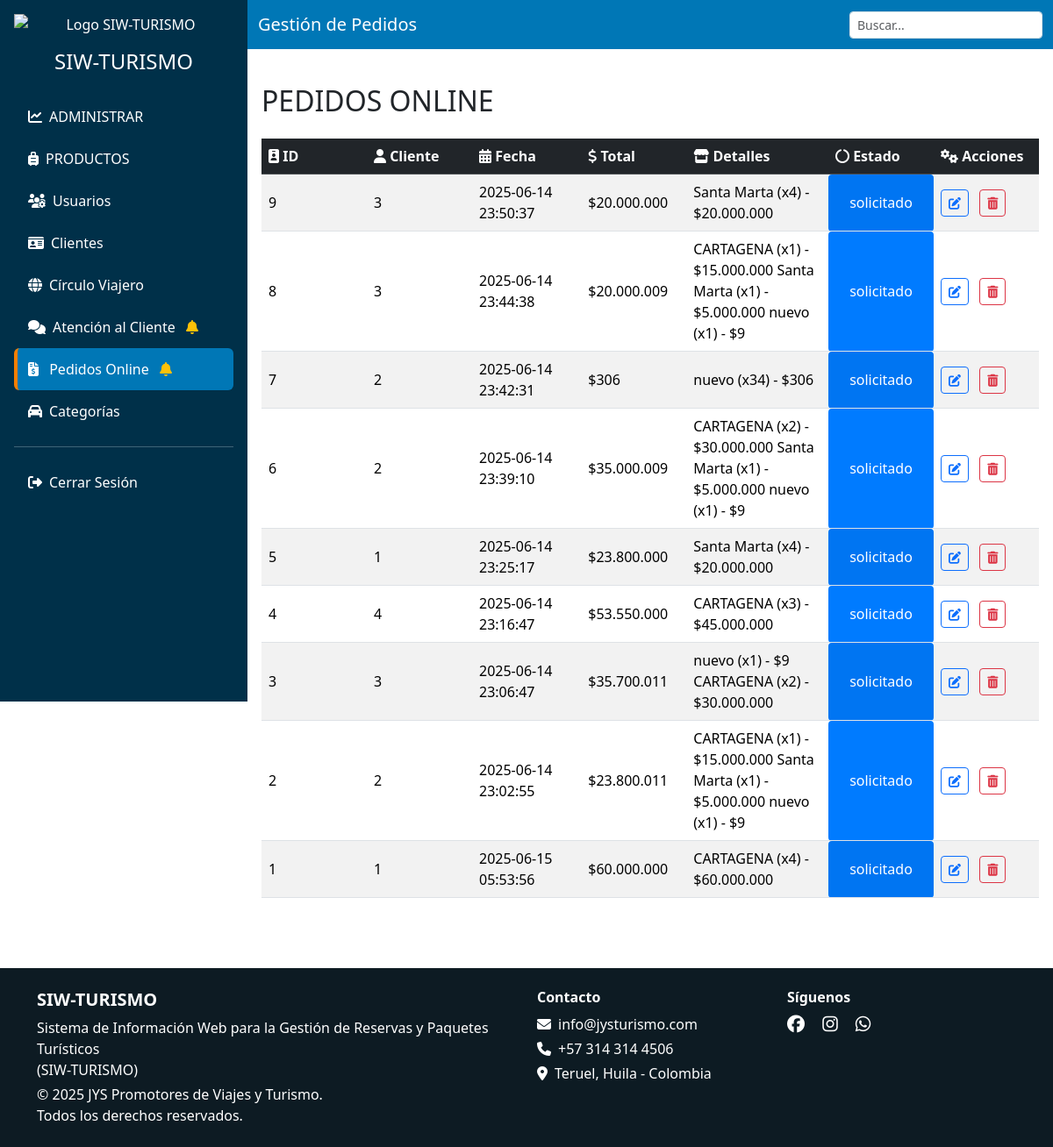
Before: /vista/admin/pedidos.php (signed in) with the older database file.
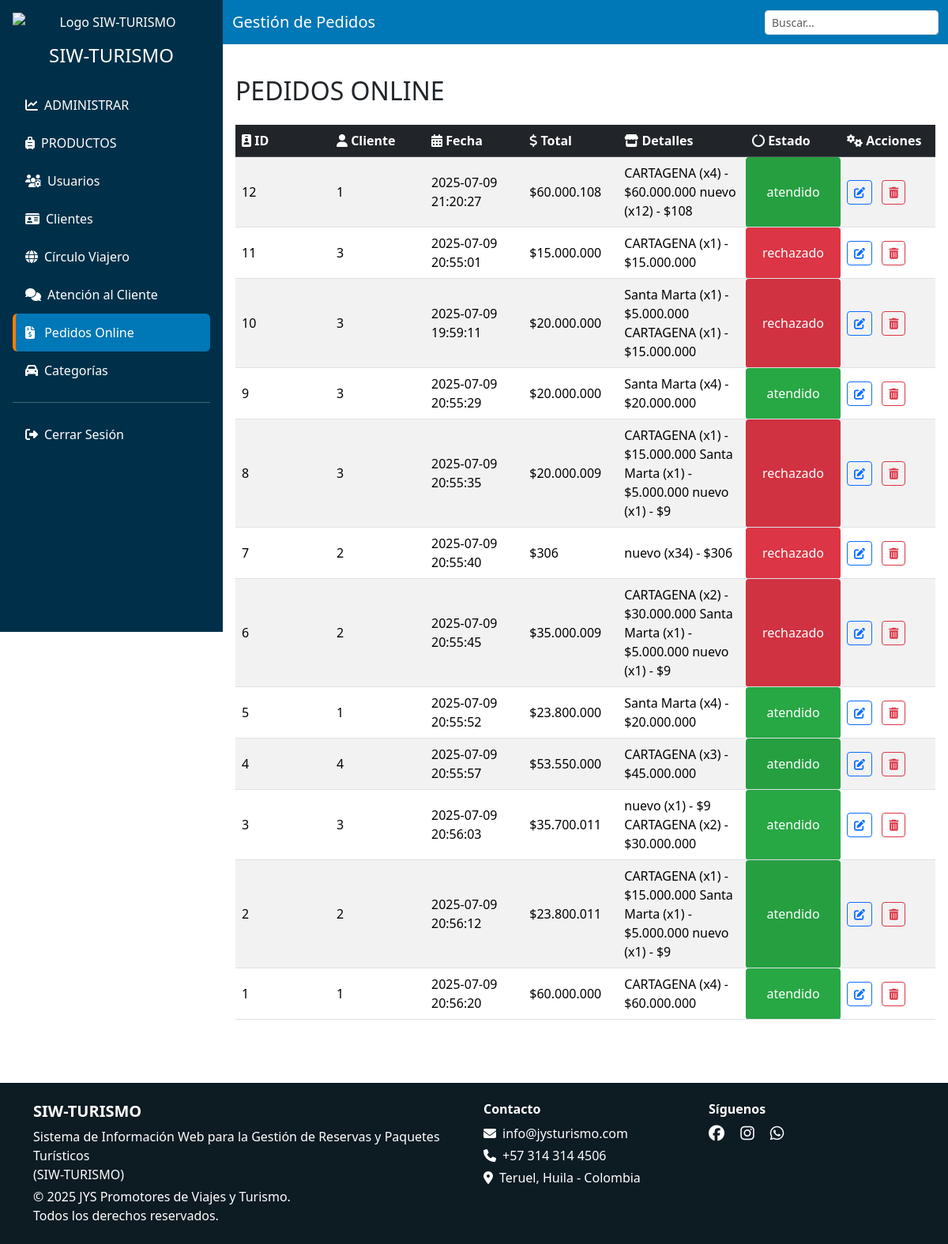
After: the same page with the newer database file.
### tables this page shows
CREATE TABLE `ventas` (
  `id` int(11) NOT NULL,
  `fecha` timestamp NOT NULL DEFAULT current_timestamp() ON UPDATE current_timestamp(),
  `total` int(11) NOT NULL,
  `id_cliente` int(11) NOT NULL,
  `estado` enum('solicitado','atendido','rechazado') DEFAULT NULL,
  `detalles` text DEFAULT NULL
);

### modelo/obtenerEstados.php (called while the page is built, shortened)
<?php
 function hayPedidos($conn) {
        $sql = "SELECT 1 FROM ventas WHERE estado = ? LIMIT 1";
        $stmt = $conn->prepare($sql);
        if ($stmt) {
            $estado = "solicitado";
            $stmt->bind_param("s", $estado);
            $stmt->execute();
            $stmt->store_result();
            $hay = ($stmt->num_rows > 0);
            return $hay;
        }
        return false;
    }
    function hayAtenciones($conn) {
        $sql = "SELECT 1 FROM atencion_clientes WHERE estado = ? LIMIT 1";
        $stmt = $conn->prepare($sql);
        if ($stmt) {
            $estado = "PE";
            $stmt->bind_param("s", $estado);
            $stmt->execute();
            $stmt->store_result();
            $hay = ($stmt->num_rows > 0);
            return $hay;
        }
        return false;
    }
?>

### modelo/pedidos_m.php (called while the page is built, shortened)
<?php
    function obtenerPedidos($conn) {
        $pedidos = [];
        $sql = "SELECT id, fecha, total, id_cliente, estado, detalles FROM ventas ORDER BY id DESC";
        $resultado = $conn->query($sql);
        if ($resultado && $resultado->num_rows > 0) {
            while ($fila = $resultado->fetch_assoc()) {
                $pedidos[] = $fila;
            }
        }
        return $pedidos;
    }
?>

### vista/admin/pedidos.php (the view, shortened to what this page needs)
<?php
    include('header.php');
?>
<body>
  <?php
        include '../../conexion.php';
        include '../../modelo/pedidos_m.php';
        $pedidos = obtenerPedidos($conn);
  ?>
  <div class="d-flex flex-column flex-lg-row">
    <?php include ('sidebar.php'); ?>
    <div class="flex-grow-1">
      <nav class="navbar navbar-dark">
        <div class="container-fluid">
          <span class="navbar-brand">Gestión de Pedidos</span>
           <div class="dataTables_filter">
              <input type="search" id="buscar" class="form-control form-control-sm" placeholder="Buscar...">
            </div>
        </div>
      </nav>
      <div class="main-content">
        <div class="d-flex justify-content-between align-items-center mb-4">
          <h2 class="mb-0 mt-4">PEDIDOS ONLINE</h2>
        </div>
        <div class="table-responsive">
          <table class="table table-striped table-hover align-middle">
            <thead class="table-dark">
              <tr>
              <th><i class="fas fa-id-badge"></i> ID</th>
              <th><i class="fas fa-user"></i> Cliente</th>
              <th><i class="fas fa-calendar-alt"></i> Fecha</th>
              <th><i class="fas fa-dollar-sign"></i> Total</th>
              <th><i class="fas fa-store"></i> Detalles</th>
              <th><i class="fas fa-circle-notch"></i> Estado</th>
                <th><i class="fas fa-cogs"></i> Acciones</th>
              </tr>
            </thead>
            <tbody>
              <?php foreach ($pedidos as $pedido): ?>
                <tr>
                  <td><?= $pedido['id'] ?></td>
                  <td><?= $pedido['id_cliente'] ?></td>
                  <td><?= $pedido['fecha'] ?></td>
                  <td>$<?= number_format($pedido['total'], 0, ',', '.') ?></td>
                  <td><?= htmlspecialchars($pedido['detalles']) ?></td>
                 <?php
                    $colores = [
                        'atendido'   => '#28a745',
                        'rechazado'  => '#dc3545',
                        'solicitado' => '#007bff'
                    ];
                    $estado = strtolower($pedido['estado']);
                    $color = isset($colores[$estado]) ? $colores[$estado] : '#6c757d';
                  ?>
                  <td style="background-color:<?= $color ?>;color:#fff;padding:5px;border-radius:4px;text-align:center;">
                      <?= htmlspecialchars($pedido['estado']) ?>
                  </td>
                  <td>
                    <button class="btn btn-sm btn-outline-primary me-2" data-bs-toggle="modal"
                        data-bs-target="#modalEditar<?= $pedido['id'] ?>">
                        <i class="fas fa-edit"></i>
                    </button>
                    <button class="btn btn-sm btn-outline-danger"
                        onclick="eliminar(event, <?= $pedido['id'] ?>)"><i class="fas fa-trash-alt"></i>
                    </button>
                    </td>
                </tr>
              <?php endforeach; ?>
            </tbody>
          </table>
        </div>
      </div>
    </div>
  </div>
  <?php include ('footer.php'); ?>
</body>
</html>

### vista/admin/header.php (shortened to what this page needs)
<!DOCTYPE html>
<html lang="es">
<head>
    <link rel="stylesheet" href="../../libs/bootstrap-5.3.3-dist/css/bootstrap.min.css">
    <link rel="stylesheet" href="../../libs/fontawesome-free-6.7.2-web/css/all.min.css">
    <link rel="stylesheet" href="css/style_index.css">
</head>

### vista/admin/sidebar.php (shortened to what this page needs)
<?php
include '../../conexion.php';
include '../../modelo/obtenerEstados.php';
$CampanaPedidos = hayPedidos($conn);
$CampanaAtencion = hayAtenciones($conn);
?>
<!DOCTYPE html>
<html lang="es">
<head>
    <link
      href="../../libs/bootstrap-5.3.3-dist/css/bootstrap.min.css"
      rel="stylesheet"
    />
</head>
<body>
    <div class="sidebar p-3 text-center d-flex flex-column flex-shrink-0 text-white overflow-auto vh-100">
        <nav style="min-width: 250px;">
            <img src="../../IMAGENES/Logotipo_sinsombrapng_Mesa de trabajo 1-02.png" alt="Logo SIW-TURISMO"
                class="img-fluid mb-3 mx-auto d-block" style="max-height: 80px;" />
            <h4 class="mb-4">SIW-TURISMO</h4>
            <ul class="nav nav-pills flex-column text-start">
                <li class="nav-item">
                    <a href="http://localhost/SIW-TURISMO/vista/admin/vista_general.php" class="nav-link i-vista_general text-white">
                        <i class="fas fa-chart-line me-2"></i>ADMINISTRAR
                    </a>
                </li>
                <li class="nav-item">
                    <a href="http://localhost/SIW-TURISMO/vista/admin/productos.php" class="nav-link i-productos text-white">
                        <i class="fas fa-suitcase-rolling me-2"></i>PRODUCTOS
                    </a>
                </li>
                <li class="nav-item">
                    <a href="http://localhost/SIW-TURISMO/vista/admin/usuarios.php" class="nav-link i-usuarios text-white">
                        <i class="fas fa-users-cog me-2"></i>Usuarios
                    </a>
                </li>
                <li class="nav-item">
                    <a href="http://localhost/SIW-TURISMO/vista/admin/clientes.php" class="nav-link i-clientes text-white">
                        <i class="fas fa-id-card me-2"></i>Clientes
                    </a>
                </li>
                <li class="nav-item">
                    <a href="http://localhost/SIW-TURISMO/vista/admin/circulo_viajero.php" class="nav-link i-circulo_viajero text-white">
                        <i class="fas fa-globe me-2"></i>Círculo Viajero
                    </a>
                </li>
                <li class="nav-item">
                    <a href="http://localhost/SIW-TURISMO/vista/admin/atencion_cliente.php" class="nav-link i-atencion_cliente text-white">
                        <i class="fas fa-comments me-2"></i>Atención al Cliente
                        <?php if ($CampanaAtencion): ?>
                            <i class="fas fa-bell text-warning ms-2"></i>
                        <?php endif; ?>
                    </a>
                </li>
               <li class="nav-item">
                    <a href="http://localhost/SIW-TURISMO/vista/admin/pedidos.php" class="nav-link i-pedidos text-white">
                        <i class="fas fa-file-invoice-dollar me-2"></i>
                        Pedidos Online
                        <?php if ($CampanaPedidos): ?>
                            <i class="fas fa-bell text-warning ms-2"></i>
                        <?php endif; ?>
                    </a>
                </li>
                <li class="nav-item">
                    <a href="http://localhost/SIW-TURISMO/vista/admin/categorias.php" class="nav-link i-categorias text-white">
                        <i class="fas fa-car me-2"></i>Categorías
                    </a>
                </li>
                <hr />
                <li class="nav-item">
                    <a href="../../controlador/usuarios_c.php?accion=salir" class="nav-link i10 text-white" onclick="salir();">
                        <i class="fas fa-sign-out-alt me-2"></i>Cerrar Sesión
                    </a>
                </li>
            </ul>
        </nav>
    </div>
</body>
</html>

### vista/admin/footer.php (shortened to what this page needs)
<!DOCTYPE html>
<html lang="es">
<head>
    <link rel="stylesheet" href="../../libs/bootstrap-5.3.3-dist/css/bootstrap.min.css">
    <link rel="stylesheet" href="../../libs/bootstrap-icons-1.11.3/a/bootstrap-icons.css">
    <link rel="stylesheet" href="../../libs/fontawesome-free-6.7.2-web/css/all.min.css">
</head>
<body>
    <footer class="text-white mt-5" style="background-color: rgb(13, 27, 35);">
        <div class="container py-4">
            <div class="row">
                <div class="col-12 col-md-6 mb-4 mb-md-0 text-center text-md-start">
                    <h5 class="fw-bold">SIW-TURISMO</h5>
                    <p class="mb-1">Sistema de Información Web para la Gestión de Reservas y Paquetes Turísticos <br> (SIW-TURISMO)</p>
                    <p class="mb-0">&copy; <span id="year"></span> JYS Promotores de Viajes y Turismo. <br> Todos los derechos reservados.</p>
                </div>
                <div class="col-12 col-md-3 mb-4 mb-md-0 text-center text-md-start">
                    <h6 class="fw-bold">Contacto</h6>
                    <p class="mb-1"><i class="fas fa-envelope me-2"></i>info@jysturismo.com</p>
                    <p class="mb-1"><i class="fas fa-phone me-2"></i>+57 314 314 4506</p>
                    <p class="mb-0"><i class="fas fa-map-marker-alt me-2"></i>Teruel, Huila - Colombia</p>
                </div>
                <div class="col-12 col-md-3 text-center text-md-start">
                    <h6 class="fw-bold">Síguenos</h6>
                    <a href="https://www.facebook.com/share/1aEM7MnAdN/" class="text-white me-3" target="_blank" rel="noopener noreferrer">
                        <i class="fab fa-facebook fa-lg"></i>
                    </a>
                    <a href="#" class="text-white me-3">
                        <i class="fab fa-instagram fa-lg"></i>
                    </a>
                    <a href="https://wa.me/573143144506" class="text-white" target="_blank" rel="noopener noreferrer">
                        <i class="fab fa-whatsapp fa-lg"></i>
                    </a>
                </div>
            </div>
        </div>
    </footer>
</body>
</html>

### vista/admin/pedidos.php (style rules this page uses)
.table-responsive { overflow-x: auto; max-width: 100%; }
.main-content { padding: 1rem; }
th, td { overflow-wrap: break-word; min-width: 120px; text-align: left; vertical-align: middle; }

Changed rows visible on the page:
added ventas: id "12", id_cliente "1", fecha "2025-07-09 21:20:27", total "60.000.108", detalles "CARTAGENA (x4) - $60.000.000 nuevo (x12) - $108", estado "atendido"
added ventas: id "11", id_cliente "3", fecha "2025-07-09 20:55:01", total "15.000.000", detalles "CARTAGENA (x1) - $15.000.000", estado "rechazado"
added ventas: id "10", id_cliente "3", fecha "2025-07-09 19:59:11", total "20.000.000", detalles "Santa Marta (x1) - $5.000.000 CARTAGENA (x1) - $15.000.000", estado "rechazado"
changed ventas id 9: fecha "2025-06-14 23:50:37" → "2025-07-09 20:55:29"; estado "solicitado" → "atendido"
changed ventas id 8: fecha "2025-06-14 23:44:38" → "2025-07-09 20:55:35"; estado "solicitado" → "rechazado"
changed ventas "nuevo (x34) - $306": fecha "2025-06-14 23:42:31" → "2025-07-09 20:55:40"; estado "solicitado" → "rechazado"
changed ventas "CARTAGENA (x2) - $30.000.000 Santa Marta (x1) - $5.000.000 nuevo (x1) - $9": fecha "2025-06-14 23:39:10" → "2025-07-09 20:55:45"; estado "solicitado" → "rechazado"
changed ventas id 5: fecha "2025-06-14 23:25:17" → "2025-07-09 20:55:52"; estado "solicitado" → "atendido"
changed ventas "CARTAGENA (x3) - $45.000.000": fecha "2025-06-14 23:16:47" → "2025-07-09 20:55:57"; estado "solicitado" → "atendido"
changed ventas "nuevo (x1) - $9 CARTAGENA (x2) - $30.000.000": fecha "2025-06-14 23:06:47" → "2025-07-09 20:56:03"; estado "solicitado" → "atendido"
changed ventas id 2: fecha "2025-06-14 23:02:55" → "2025-07-09 20:56:12"; estado "solicitado" → "atendido"
changed ventas "CARTAGENA (x4) - $60.000.000": fecha "2025-06-15 05:53:56" → "2025-07-09 20:56:20"; estado "solicitado" → "atendido"
